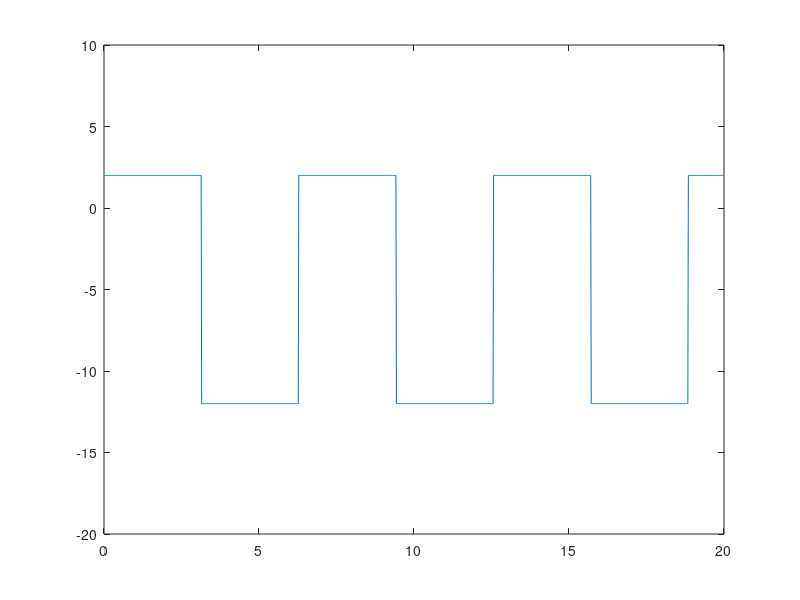

Write the MATLAB code that produced this figure.
 clear , close all;
 Fs=60;
 t=0:1/Fs:20-1/Fs;
 y=square(t,50);
 y(y>0)=2;
 y(y<0)=-12;
 figure, plot(t,y);
 axis ([0 20 -20 10])